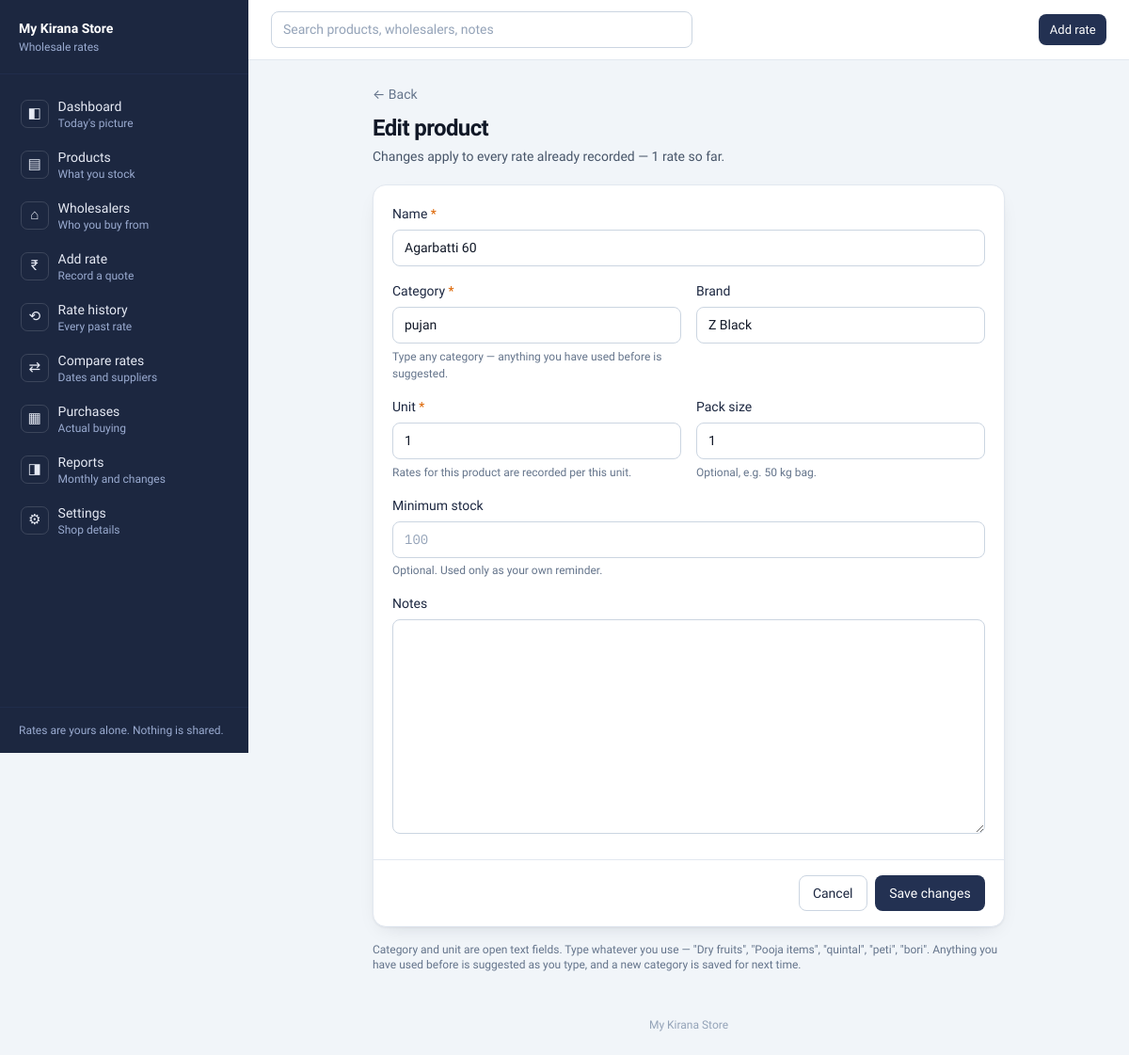
The page /products/30/edit/?next=/products/ on the database its author committed.
### manager/models.py (models this page shows, shortened)
class ShopSettings(models.Model):
    class DateFormat(models.TextChoices):
        DAY_FIRST_DASH = "dd-MM-yyyy", "31-12-2026"
        ISO = "yyyy-MM-dd", "2026-12-31"
        DAY_FIRST_SLASH = "dd/MM/yyyy", "31/12/2026"
    singleton_id = models.PositiveSmallIntegerField(primary_key=True, default=1, editable=False)
    business_name = models.CharField(max_length=120, default="My Kirana Store")
    shop_address = models.TextField(blank=True)
    mobile = models.CharField(max_length=20, blank=True)
    currency = models.CharField(max_length=8, default="INR")
    currency_symbol = models.CharField(max_length=4, default="₹")
    default_unit = models.CharField(max_length=16, default="kg")
    date_format = models.CharField(
        max_length=12, choices=DateFormat.choices, default=DateFormat.DAY_FIRST_DASH
    )
    updated_at = models.DateTimeField(auto_now=True)
    class Meta:
        verbose_name = "shop settings"
        verbose_name_plural = "shop settings"
        constraints = [
            models.CheckConstraint(
                condition=Q(singleton_id=1), name="shop_settings_single_row"
            )
        ]
    @classmethod
    def load(cls) -> "ShopSettings":
        obj, _ = cls.objects.get_or_create(singleton_id=1)
        return obj

class TimestampedModel(models.Model):
    created_at = models.DateTimeField(default=timezone.now, editable=False)
    updated_at = models.DateTimeField(auto_now=True)
    class Meta:
        abstract = True

class Product(TimestampedModel):
    name = models.CharField(max_length=120, unique=True)
    category = models.CharField(max_length=80, help_text="Type any category you use.")
    brand = models.CharField(max_length=80, blank=True)
    unit = models.CharField(
        max_length=16,
        help_text="Every rate for this product is recorded per this unit.",
    )
    pack_size = models.CharField(max_length=60, blank=True)
    minimum_stock = models.DecimalField(
        **MONEY, null=True, blank=True, validators=NON_NEGATIVE
    )
    notes = models.TextField(blank=True)
    class Meta:
        ordering = ["name"]
        indexes = [models.Index(fields=["category"])]

### manager/views.py (the view, shortened to what this page needs)
# urls.py: path("products/<int:pk>/edit/", views.product_form, name="product_edit"),
@guard
def product_form(request, pk: int | None = None):
    product = get_object_or_404(Product, pk=pk) if pk else None
    form = ProductForm(request.POST or None, instance=product)
    context = {
        "page_title": "Edit product" if product else "Add product",
        "form": form,
        "product": product,
        "next": safe_next(request, reverse("products")),
        "cancel_url": safe_next(request, reverse("products")),
        "rate_count": product.rates.count() if product else 0,
    }
    return render(request, "manager/product_form.html", context)

### manager/context_processors.py (called while the page is built)
def shop_context(request):
    try:
        settings_obj = ShopSettings.load()
    except (OperationalError, ProgrammingError):  # pragma: no cover
        settings_obj = ShopSettings()
    return {"settings_obj": settings_obj, "nav_items": NAV_ITEMS}

### manager/forms.py (called while the page is built, shortened)
def unit_suggestions() -> list[str]:
    used = list(
        Product.objects.exclude(unit="")
        .order_by("unit")
        .values_list("unit", flat=True)
        .distinct()
    )
    extras = [unit for unit in UNIT_SUGGESTIONS if unit not in used]
    return used + extras

    def full_clean(self):
        super().full_clean()

### manager/templatetags/kirana.py (called while the page is built)
@register.filter
def plural(count, word: str = "") -> str:
    try:
        total = int(count)
    except (TypeError, ValueError):
        total = 0
    suffix = "" if total == 1 else "s"
    return f"{total} {word}{suffix}".strip()

### manager/views.py (called while the page is built)
def safe_next(request, fallback: str) -> str:
    target = request.POST.get("next") or request.GET.get("next")
    if target and url_has_allowed_host_and_scheme(
        target, allowed_hosts={request.get_host()}, require_https=request.is_secure()
    ):
        return target
    return fallback

### manager/templates/manager/product_form.html (shortened to what this page needs)
{% extends "manager/base.html" %}
{% load kirana %}
{% block content %}
<div class="mx-auto max-w-2xl">
  <div class="mb-5">
    <a href="{{ cancel_url }}" class="text-sm text-slate-500 hover:text-ink-900">← Back</a>
    <h1 class="mt-2 text-xl font-semibold tracking-tight text-ink-950 sm:text-2xl">{{ page_title }}</h1>
    <p class="mt-1 text-sm text-slate-600">
      {% if product %}
        Changes apply to every rate already recorded{% if rate_count %} — {{ rate_count|plural:"rate" }} so far{% endif %}.
      {% else %}
        Rates are recorded per unit, so the unit matters most.
      {% endif %}
    </p>
  </div>
  <form method="post" class="card">
    <div class="card-body space-y-4">
      {% include "manager/partials/_field.html" with field=form.name %}
      <div class="grid gap-4 sm:grid-cols-2">
        {% include "manager/partials/_field.html" with field=form.category %}
        {% include "manager/partials/_field.html" with field=form.brand %}
      </div>
      <div class="grid gap-4 sm:grid-cols-2">
        {% include "manager/partials/_field.html" with field=form.unit %}
        {% include "manager/partials/_field.html" with field=form.pack_size %}
      </div>
      {% include "manager/partials/_field.html" with field=form.minimum_stock %}
      {% include "manager/partials/_field.html" with field=form.notes %}
    </div>
    <div class="flex flex-wrap items-center justify-end gap-2 border-t border-slate-200 px-5 py-4">
      <a href="{{ cancel_url }}" class="btn btn-secondary">Cancel</a>
      <button type="submit" class="btn btn-primary">
        {% if product %}Save changes{% else %}Add product{% endif %}
      </button>
    </div>
  </form>
  <p class="mt-4 text-xs text-slate-500">
    Category and unit are open text fields. Type whatever you use — "Dry fruits",
    "Pooja items", "quintal", "peti", "bori". Anything you have used before is
    suggested as you type, and a new category is saved for next time.
  </p>
</div>
{% endblock %}

### manager/templates/manager/base.html (shortened to what this page needs)
{% load static kirana %}<!DOCTYPE html>
<html lang="en">
<head>
  <script src="https://cdn.tailwindcss.com"></script>
  <link rel="stylesheet" href="{% static 'manager/app.css' %}">
</head>
<body class="min-h-screen bg-slate-100 font-sans text-ink-950 antialiased">
<div class="flex min-h-screen">
  <aside id="sidebar" class="no-print sidebar" data-open="false">
    <div class="flex h-full flex-col">
      <div class="border-b border-ink-800/60 px-5 py-5">
        <p class="text-sm font-semibold text-white">{{ settings_obj.business_name }}</p>
        <p class="mt-0.5 text-xs text-ink-300">
          {% if settings_obj.mobile %}{{ settings_obj.mobile }}{% else %}Wholesale rates{% endif %}
        </p>
      </div>
      <nav class="flex-1 overflow-y-auto px-3 py-4" aria-label="Main">
        <ul class="space-y-0.5">
          {% for item in nav_items %}
            {% url item.url as item_url %}
            <li>
              <a href="{{ item_url }}"
                 class="nav-link{% if request.path == item_url %} nav-link-active{% endif %}"
                 {% if request.path == item_url %}aria-current="page"{% endif %}>
                <span class="nav-glyph" aria-hidden="true">{{ item.glyph }}</span>
                <span class="min-w-0">
                  <span class="block truncate text-sm font-medium">{{ item.label }}</span>
                  <span class="block truncate text-xs text-ink-300">{{ item.description }}</span>
                </span>
              </a>
            </li>
          {% endfor %}
        </ul>
      </nav>
      <div class="border-t border-ink-800/60 px-5 py-4 text-xs text-ink-300">
        <p>Rates are yours alone. Nothing is shared.</p>
      </div>
    </div>
  </aside>
  <div class="flex min-w-0 flex-1 flex-col">
    <header class="no-print sticky top-0 z-20 border-b border-slate-200 bg-white/95 backdrop-blur">
      <div class="flex items-center gap-3 px-4 py-3 sm:px-6">
        <form action="{% url 'search' %}" method="get" class="min-w-0 flex-1" role="search">
          <input type="search" id="global-search" name="q" value="{{ query|default:'' }}"
                 placeholder="Search products, wholesalers, notes"
                 class="field-control max-w-md" autocomplete="off">
        </form>
        <a href="{% url 'add_rate' %}" class="btn btn-primary btn-sm shrink-0">
          Add rate
        </a>
      </div>
    </header>
    <main id="main" class="flex-1 px-4 py-5 sm:px-6 sm:py-6">
      <div class="mx-auto max-w-6xl">
        {% block content %}{% endblock %}
      </div>
    </main>
    <footer class="no-print px-4 py-6 text-center text-xs text-slate-400 sm:px-6">
      {{ settings_obj.business_name }}
    </footer>
  </div>
</div>
</body>
</html>

### manager/templates/manager/partials/_field.html (shortened to what this page needs)
<div class="{{ wrapper_class|default:'' }}">
  <label class="field-label" for="{{ field.id_for_label }}">
    {{ field.label }}
    {% if field.field.required %}<span class="field-required" aria-hidden="true">*</span>{% endif %}
  </label>
  {{ field }}
  {% if field.help_text %}<p class="field-help">{{ field.help_text }}</p>{% endif %}
</div>

### manager/static/manager/app.css (style rules this page uses)
:root { --ink-100: #e6eaf4; --ink-200: #c9d2e6; --ink-300: #9aabd0; --ink-500: #425c99; --ink-700: #293a63; --ink-800: #233152; --ink-900: #1c2740; --ink-950: #111827; --haldi-500: #f9830c; --haldi-600: #dd6502; --slate-100: #f1f5f9; --slate-200: #e2e8f0; --slate-300: #cbd5e1; --slate-400: #94a3b8; --slate-500: #64748b; --slate-600: #475569; --numeric: "IBM Plex Mono", ui-monospace, SFMono-Regular, monospace; }
html { -webkit-text-size-adjust: 100%; }
.sidebar { position: fixed; inset: 0 auto 0 0; z-index: 40; width: 16.5rem; background: var(--ink-900); transform: translateX(-100%); transition: transform 0.18s ease-out; }
@media (min-width: 1024px) { .sidebar { position: sticky; top: 0; height: 100vh; flex: 0 0 16.5rem; transform: none; } }
.nav-link { display: flex; align-items: center; gap: 0.625rem; border-radius: 0.5rem; padding: 0.5rem 0.625rem; color: var(--ink-100); text-decoration: none; transition: background-color 0.12s ease-out; }
.nav-glyph { display: grid; place-items: center; width: 1.85rem; height: 1.85rem; flex: none; border: 1px solid rgba(255, 255, 255, 0.14); border-radius: 0.45rem; font-size: 0.95rem; line-height: 1; }
.card { background: #fff; border: 1px solid var(--slate-200); border-radius: 0.875rem; box-shadow: 0 1px 2px rgba(17, 24, 39, 0.05), 0 8px 24px -12px rgba(17, 24, 39, 0.18); }
.card-body { padding: 1.25rem; }
.field-label { display: block; margin-bottom: 0.375rem; font-size: 0.875rem; font-weight: 500; color: var(--ink-900); }
.field-help { margin-top: 0.3rem; font-size: 0.75rem; color: var(--slate-500); }
.field-required { color: var(--haldi-600); }
.field-control { width: 100%; border: 1px solid var(--slate-300); border-radius: 0.5rem; background: #fff; padding: 0.5rem 0.75rem; font-size: 0.875rem; color: var(--ink-950); font-family: inherit; }
.field-control::placeholder { color: var(--slate-400); }
input[type="number"].field-control { font-family: var(--numeric); }
.btn { display: inline-flex; align-items: center; justify-content: center; gap: 0.4rem; border-radius: 0.5rem; border: 1px solid transparent; padding: 0.5rem 0.9rem; font-size: 0.875rem; font-weight: 500; line-height: 1.25rem; text-decoration: none; cursor: pointer; transition: background-color 0.12s ease-out, border-color 0.12s ease-out; }
.btn-sm { padding: 0.35rem 0.65rem; font-size: 0.8125rem; }
.btn-primary { background: var(--ink-800); color: #fff; }
.btn-secondary { background: #fff; border-color: var(--slate-300); color: var(--ink-900); }

### rows shown on the page
ShopSettings: business_name "My Kirana Store"
Product: name "Agarbatti 60", category "pujan", brand "Z Black", unit "1", pack_size "1"

### other values the page prints
{{ item.glyph }} "◧" "▤" "⌂" "₹" "⟲" "⇄" "▦" "◨" "⚙"
{{ item.label }} "Dashboard" "Products" "Wholesalers" "Add rate" "Rate history" "Compare rates" "Purchases" "Reports" "Settings"
{{ item.description }} "Today's picture" "What you stock" "Who you buy from" "Record a quote" "Every past rate" "Dates and suppliers" "Actual buying" "Monthly and changes" "Shop details"
{{ page_title }} "Edit product"
{{ rate_count|plural:"rate" }} "1 rate"
{{ field.label }} "Name Category Brand Unit Pack size Minimum stock Notes"
{{ field.help_text }} "Type any category — anything you have used before is suggested. Rates for this product are recorded per this unit. Optional, e.g. 50 kg bag. Optional. Used only as your own reminder."
